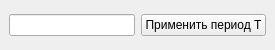
<?xml version="1.0" encoding="UTF-8"?>
<ui version="4.0">
 <class>MainWindow</class>
 <widget class="QMainWindow" name="MainWindow">
   <property name="geometry">
   <rect>
    <x>0</x>
    <y>0</y>
    <width>275</width>
    <height>50</height>
   </rect>
  </property>
  <property name="minimumSize">
   <size>
    <width>275</width>
    <height>50</height>
   </size>
  </property>
  <property name="maximumSize">
   <size>
    <width>275</width>
    <height>50</height>
   </size>
  </property>
  <property name="sizePolicy">
   <sizepolicy hsizetype="Fixed" vsizetype="Fixed">
    <horstretch>0</horstretch>
    <verstretch>0</verstretch>
   </sizepolicy>
  </property>
  <property name="windowTitle">
   <string>Приложение C</string>
  </property>
  <widget class="QWidget" name="centralwidget">
   <layout class="QHBoxLayout" name="horizontalLayout">
      <item>
       <widget class="QLineEdit" name="periodLineEdit"/>
      </item>
      <item>
       <widget class="QPushButton" name="applyPeriodButton">
        <property name="text">
         <string>Применить период Т</string>
        </property>
       </widget>
      </item>
     </layout>
  </widget>
 </widget>
 <resources/>
 <connections/>
</ui>
